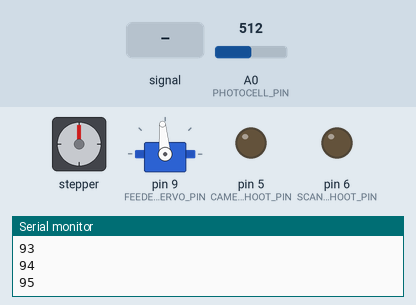
The sketch below on a simulated Arduino Uno, built with avr-gcc and run on an emulated ATmega328P. Shown: stepper motor, servo, output pins drawn as LEDs (lit = HIGH), the last lines printed to the serial monitor. Wiring (inferred from the names in the program): stepper motor driver (200 steps per turn assumed): step pin 7; direction pin 8. The inputs (shaded band) are chosen by the test bench; at power-on: A0 (PHOTOCELL_PIN) = 512. Pins used as bus, display or sensor lines are not drawn.

Above: at 1.4 s.
1.5 s: A0 (PHOTOCELL_PIN) fed a 200 Hz sine of ±460 counts around its level
At 1.9 s:
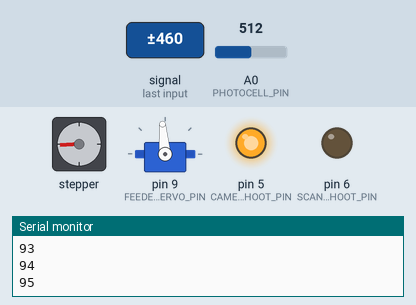
At 14.9 s:
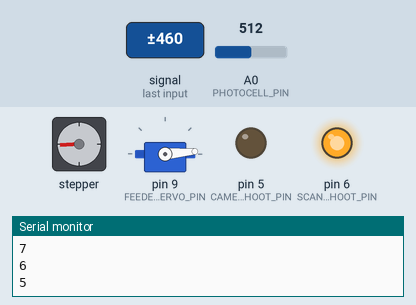
Timing chart, 0 to 15.5 s (numbered marks = the images above; inputs shaded):
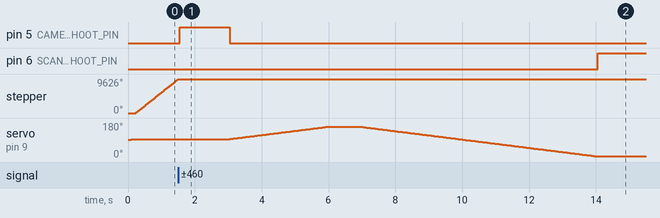

Measured:
- after the input at 1.5 s, pin 5 (CAMERA_SHOOT_PIN): LOW → HIGH after 0.05 s, → LOW 1.5 s later; servo on pin 9 (FEEDER_ARM_SERVO_PIN): rises from 95° to 160° in 2.9 s, then falls to 15° in 7.6 s

The sketch:

Feeder2Mas.ino
```cpp
//Storybox Feeder
//------------------------------------------
//
// This code drives the new feeder mechanism that utilizes vacuum
/*****************************************************************************/
/*****************************************************************************/
/*****************************************************************************/

#include <Servo.h>

#define TRAY_MOTOR_STEP_PIN             7    // Tray motor step pin
#define TRAY_MOTOR_DIR_PIN              8    // Tray motor dir pin
#define CAMERA_SHOOT_PIN                5    // Pin that triggers camera switch
#define SCANNER_SHOOT_PIN               6    // Pin that triggers scanner

#define PHOTOCELL_PIN                   A0   // The photocell with a laser being shot at it
#define PHOTOCELL_OBFUSCATION_THRESHOLD 850  // The threshold for laser which triggers scanner

#define FEEDER_ARM_SERVO_PIN             9    // The pin for the feeder arm servo
#define FEEDER_ARM_SERVO_STEP_DELAY      45   // The delay in milliseconds between each servo step
#define FEEDER_ARM_PICKUP_ANGLE          160
#define FEEDER_ARM_SCAN_ANGLE            5
#define FEEDER_ARM_DISCARD_ANGLE         95
#define FEEDER_ARM_DISCARD_DELAY         3000

//#define VACUUM_PIN                      ?

Servo g_feederServo;
int   g_feederServoPosition = 0;

void moveFeederArmServoPosition(int angleInDegrees, int delayBetweenStepsInMilliseconds);
void stepTrayMotor(int direction);
void lowerTrayByOneStep();
void raiseTrayByOneStep();
void calibrateTray();
int  readPhotocellValue();
bool isLaserBeamObfuscatedByPhoto();
void takePicture();
void takeScan();

void setup()
/*****************************************************************************/
{
  //Initialize serial comms for debugging
  Serial.begin(9600);

  //Setup feeder arm servo
  g_feederServo.attach(FEEDER_ARM_SERVO_PIN );
  g_feederServoPosition = g_feederServo.read();

  //Setup camera/scanner pins
  pinMode(CAMERA_SHOOT_PIN, OUTPUT);
  pinMode(SCANNER_SHOOT_PIN, OUTPUT);

  //Setup tray motor pins
  pinMode(TRAY_MOTOR_DIR_PIN, OUTPUT);
  pinMode(TRAY_MOTOR_STEP_PIN, OUTPUT);
  digitalWrite(TRAY_MOTOR_STEP_PIN,LOW);

  //Bring feeder arm to center
  moveFeederArmServoPosition(FEEDER_ARM_DISCARD_ANGLE, FEEDER_ARM_SERVO_STEP_DELAY);
}

void loop()
/*****************************************************************************/
{
  //Get next photo ready
  calibrateTray();
  takePicture();

  //Move photo arm to pickup photo
  moveFeederArmServoPosition(FEEDER_ARM_PICKUP_ANGLE, FEEDER_ARM_SERVO_STEP_DELAY);
  delay(1000);

  //Move photo arm back to scanner
  moveFeederArmServoPosition(FEEDER_ARM_SCAN_ANGLE, FEEDER_ARM_SERVO_STEP_DELAY);
  takeScan();
  delay(50000); //50 seconds

  moveFeederArmServoPosition(FEEDER_ARM_DISCARD_ANGLE, FEEDER_ARM_SERVO_STEP_DELAY);
  //disableVacuum();
  delay(FEEDER_ARM_DISCARD_DELAY);
  //enableVacuum();
 }

/*****************************************************************************/
/*****************************************************************************/
/*****************************************************************************/
/*****************************************************************************/
void calibrateTray()
/*****************************************************************************/
{
  if(isLaserBeamObfuscatedByPhoto())
  {
    while(isLaserBeamObfuscatedByPhoto())
      lowerTrayByOneStep();
  }
  else
  {
    while(!isLaserBeamObfuscatedByPhoto())
      raiseTrayByOneStep();
  }
}

bool isLaserBeamObfuscatedByPhoto()
/*****************************************************************************/
{
  int photocellVal = readPhotocellValue();
  //Serial.print("photocell = ");
  //Serial.println(photocellVal);
  return(photocellVal < PHOTOCELL_OBFUSCATION_THRESHOLD);
}


void lowerTrayByOneStep()
/*****************************************************************************/
{
  //Serial.println("Lowering tray...");
  stepTrayMotor(-1);
}

void moveFeederArmServoPosition(int angleInDegrees, int delayBetweenStepsInMilliseconds)
/************************************************************/
{
  int increment = g_feederServoPosition < angleInDegrees ? 1 : -1;
  while(true)
  {
    if(g_feederServoPosition == angleInDegrees)
      break;
    g_feederServoPosition += increment;
    Serial.println(g_feederServoPosition);
    g_feederServo.write(g_feederServoPosition);
    delay(delayBetweenStepsInMilliseconds);
  }
}

void raiseTrayByOneStep()
/*****************************************************************************/
{
  //Serial.println("Raising tray...");
  stepTrayMotor(1);
}

int readPhotocellValue()
/*****************************************************************************/
{
  return(analogRead(PHOTOCELL_PIN));
}

void stepTrayMotor(int direction)
/*****************************************************************************/
{
  digitalWrite(TRAY_MOTOR_DIR_PIN, direction > 0 ? LOW : HIGH);
  digitalWrite(TRAY_MOTOR_STEP_PIN, HIGH);
  delayMicroseconds(60);
  digitalWrite(TRAY_MOTOR_STEP_PIN, LOW);
  delayMicroseconds(60);
}

void takePicture()
/*****************************************************************************/
{
  digitalWrite(CAMERA_SHOOT_PIN, LOW);
  delay(50);
  digitalWrite(CAMERA_SHOOT_PIN, HIGH);  //SHOOT
  delay(1500);
  digitalWrite(CAMERA_SHOOT_PIN, LOW);
  delay(1);
}

void takeScan()
/*****************************************************************************/
{
  digitalWrite(SCANNER_SHOOT_PIN, LOW);
  delay(50);
  digitalWrite(SCANNER_SHOOT_PIN, HIGH);  //SHOOT
  delay(1500);
  digitalWrite(SCANNER_SHOOT_PIN, LOW);
  delay(1);
}
```
